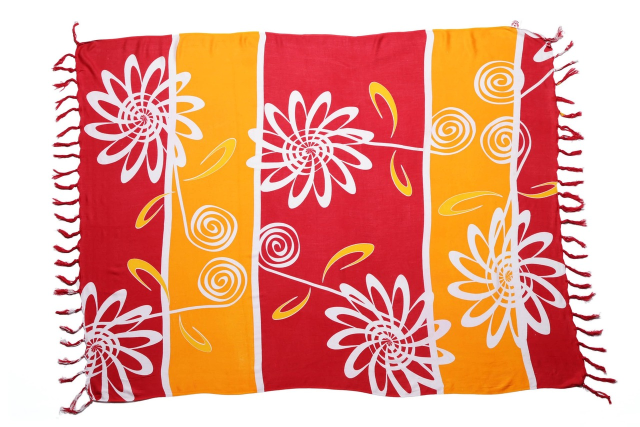
#> input picture dataset_split/test/geometric/sorted_geometric_animal_central_as_2_26.jpg, 1280 x 854 px, found by its file name (shown at 1/2 size); its folder holds 4 pictures in this run
$ python augment_data.py
#> lines starting #> are read from the running program, lines starting #| are printed output that depends on the picture
#> in augment_folder, img is the input picture: shape (854, 1280, 3); mean B, G, R 143.1, 163.1, 232.9
import cv2
import os
import numpy as np
from pathlib import Path

def augment_image(img):
    augmented = []

    # 1. Horizontal flip
    augmented.append(cv2.flip(img, 1))

    # 2. Vertical flip
    augmented.append(cv2.flip(img, 0))

    # 3. Rotate 90
    augmented.append(cv2.rotate(img, cv2.ROTATE_90_CLOCKWISE))

    # 4. Rotate 180
    augmented.append(cv2.rotate(img, cv2.ROTATE_180))

    # 5. Rotate 270
    augmented.append(cv2.rotate(img, cv2.ROTATE_90_COUNTERCLOCKWISE))

    # 6. Brightness increase
    bright = cv2.convertScaleAbs(img, alpha=1.2, beta=30)
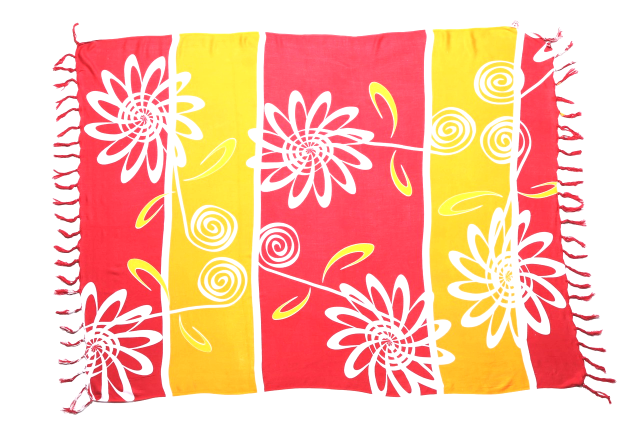
#> bright: shape (854, 1280, 3) (shown at 1/2 size); mean B, G, R 167.8, 192.4, 253
    augmented.append(bright)

    # 7. Brightness decrease
    dark = cv2.convertScaleAbs(img, alpha=0.8, beta=-30)
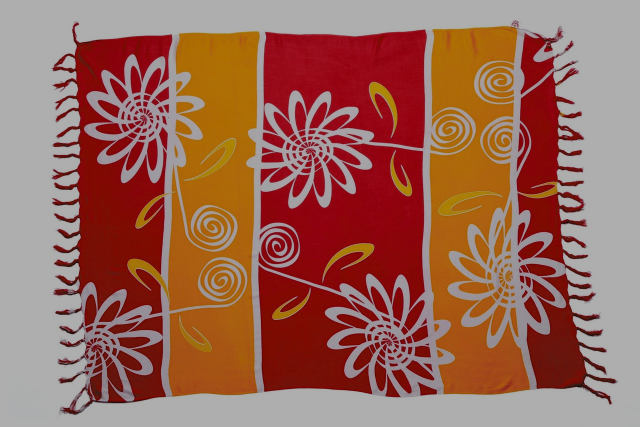
#> dark: shape (854, 1280, 3) (shown at 1/2 size); mean B, G, R 89.4, 104, 156.3
    augmented.append(dark)

    # 8. Blur
    augmented.append(cv2.GaussianBlur(img, (5, 5), 0))

    # 9. Zoom in (center crop)
    h, w = img.shape[:2]
#> h = 854; w = 1280
    crop = img[h//8:7*h//8, w//8:7*w//8]
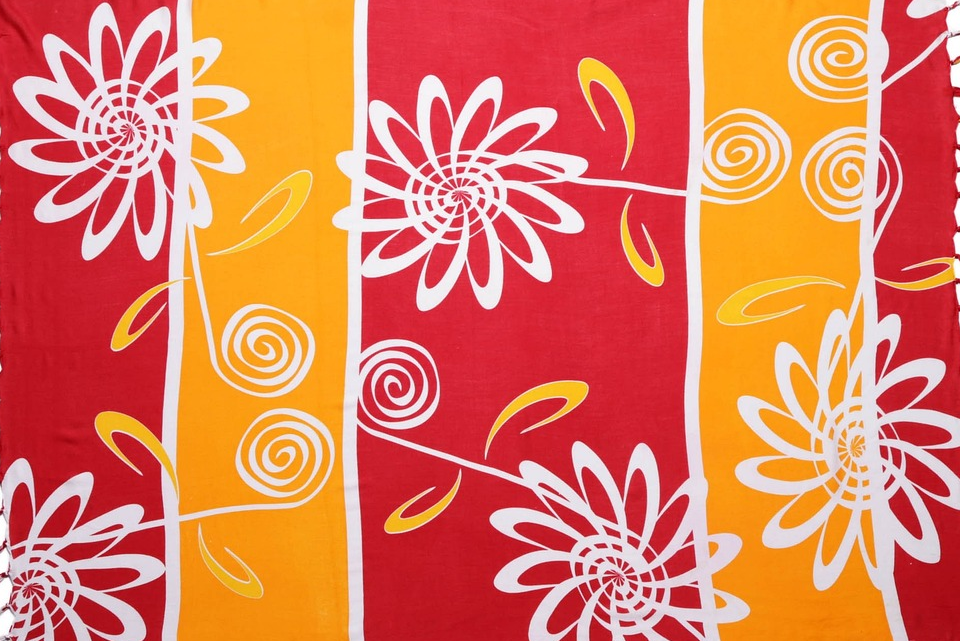
#> crop: shape (641, 960, 3); mean B, G, R 89.9, 120.9, 224.8
    augmented.append(cv2.resize(crop, (w, h)))

    return augmented

def augment_folder(folder, target=300):
    images = [f for f in os.listdir(folder)
              if f.lower().endswith(('.jpg', '.jpeg', '.png', '.webp'))
              and not os.path.isdir(os.path.join(folder, f))]

    current = len(images)
    print(f"\n{folder}: {current} images found")

    if current == 0:
        print(f"  Skipping — no images found")
        return

    if current >= target:
        print(f"  Already has {current} images, no augmentation needed")
        return

    count = 0
    i = 0
    while current + count < target:
        img_path = os.path.join(folder, images[i % len(images)])
        img = cv2.imread(img_path)
        if img is None:
            i += 1
            continue

        augmented = augment_image(img)
#> augmented = 9 items
        for j, aug_img in enumerate(augmented):
            if current + count >= target:
                break
            save_path = os.path.join(folder, f"aug_{count}_{j}.jpg")
            cv2.imwrite(save_path, aug_img)
            count += 1
#> this loop made 9 passes
#> pass 1, in augment_folder, `cv2.imwrite(save_path, aug_img)`:
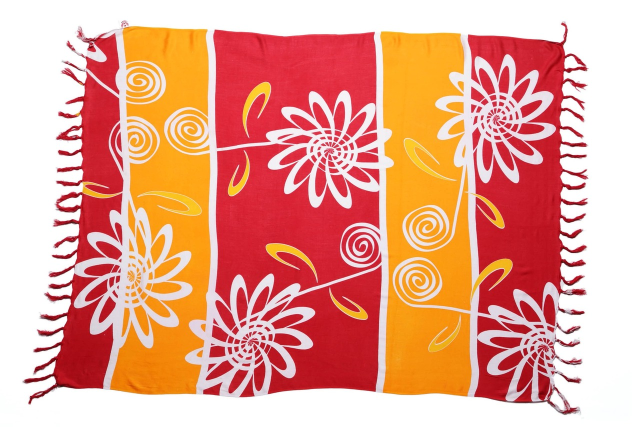
#> saved as aug_0_0.jpg: shape (854, 1280, 3) (shown at 1/2 size); mean B, G, R 143.1, 163.1, 232.9
#> pass 2, in augment_folder, `cv2.imwrite(save_path, aug_img)`:
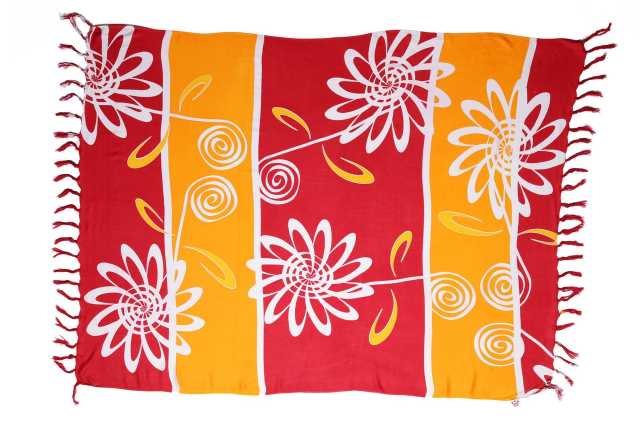
#> saved as aug_1_1.jpg: shape (854, 1280, 3) (shown at 1/2 size); mean B, G, R 143.1, 163.1, 232.9
#> after the loop, count = 9
        i += 1
#> pass 2 of the loop in augment_folder, `while current + count < target:`:
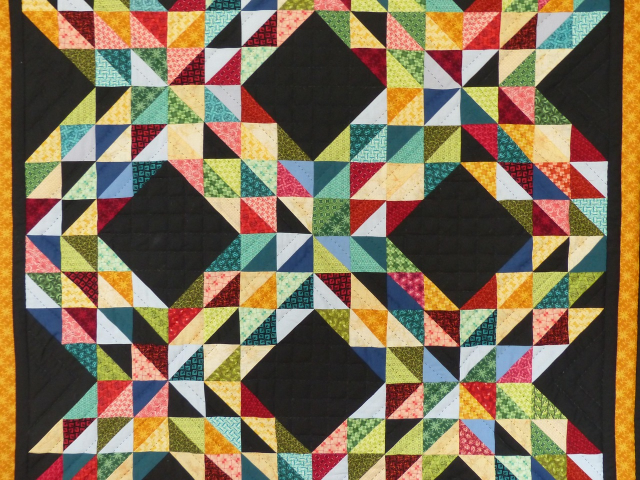
#> input picture dataset_split/test/geometric/sorted_geometric_animal_kyrgyz_car_3_25.jpg, 1280 x 960 px, found by its file name (shown at 1/2 size)
#> in augment_folder, img is the input picture: shape (960, 1280, 3); mean B, G, R 86.7, 112.9, 130
#> bright: shape (960, 1280, 3)
#> dark: shape (960, 1280, 3)
#> crop: shape (720, 960, 3)
#> the loop in augment_folder, `for j, aug_img in enumerate(augmented):` made 9 passes
#> pass 1, in augment_folder, `cv2.imwrite(save_path, aug_img)`:
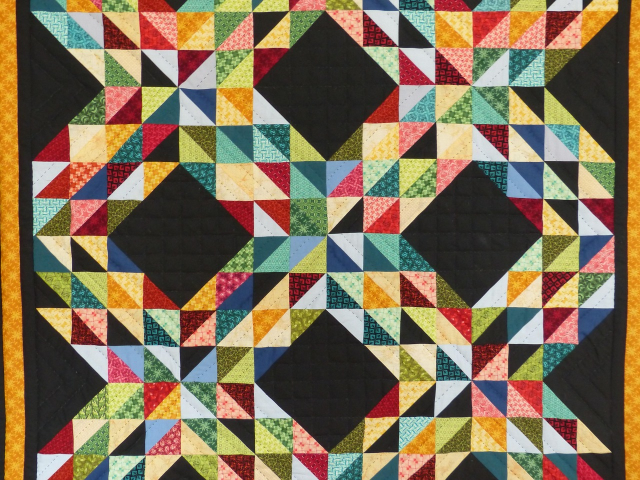
#> saved as aug_9_0.jpg: shape (960, 1280, 3) (shown at 1/2 size); mean B, G, R 86.7, 112.9, 130
#> pass 2, in augment_folder, `cv2.imwrite(save_path, aug_img)`:
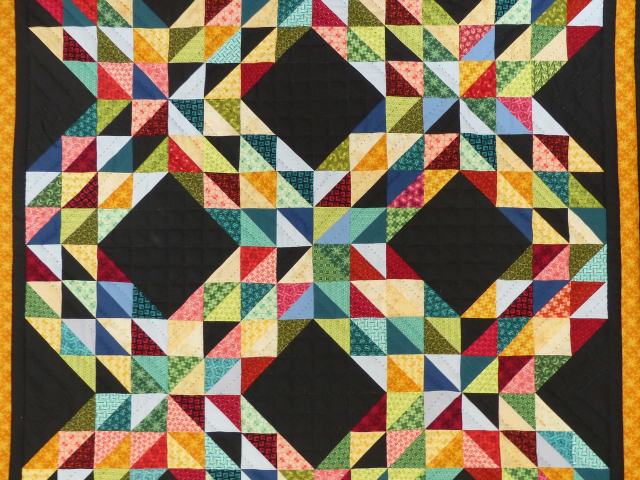
#> saved as aug_10_1.jpg: shape (960, 1280, 3) (shown at 1/2 size); mean B, G, R 86.7, 112.9, 130
#> after the loop in augment_folder, `for j, aug_img in enumerate(augmented):`: count = 18
#> pass 3 of the loop in augment_folder, `while current + count < target:`:
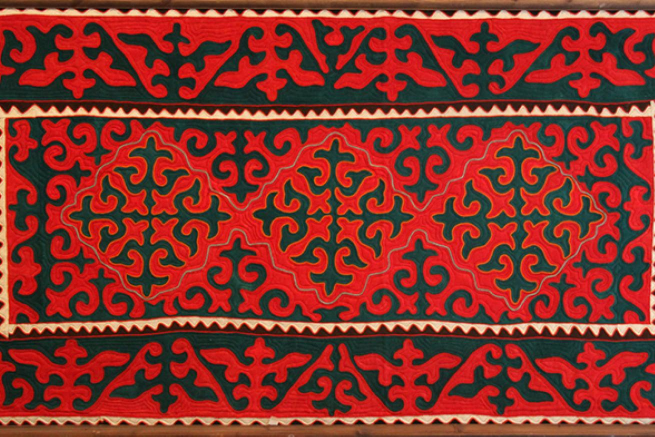
#> input picture dataset_split/test/geometric/sorted_geometric_animal_kyrgyz_horn_mot_0.jpg, 1310 x 873 px, found by its file name (shown at 1/2 size)
#> in augment_folder, img is the input picture: shape (873, 1310, 3); mean B, G, R 41.7, 50.1, 136.4
#> bright: shape (873, 1310, 3)
#> dark: shape (873, 1310, 3)
#> crop: shape (654, 983, 3)
#> the loop in augment_folder, `for j, aug_img in enumerate(augmented):` made 9 passes
#> pass 1, in augment_folder, `cv2.imwrite(save_path, aug_img)`:
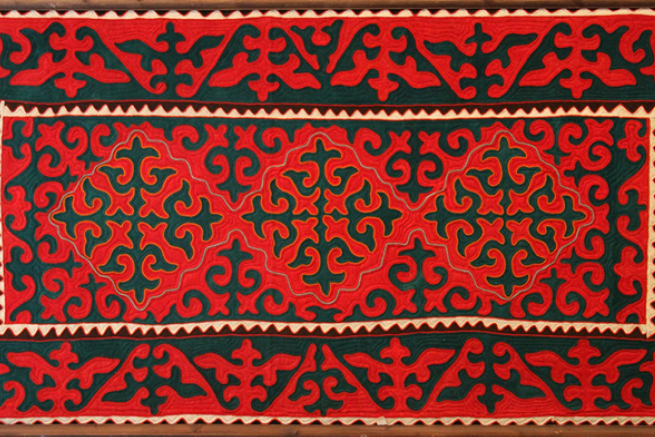
#> saved as aug_18_0.jpg: shape (873, 1310, 3) (shown at 1/2 size); mean B, G, R 41.7, 50.1, 136.4
#> pass 2, in augment_folder, `cv2.imwrite(save_path, aug_img)`:
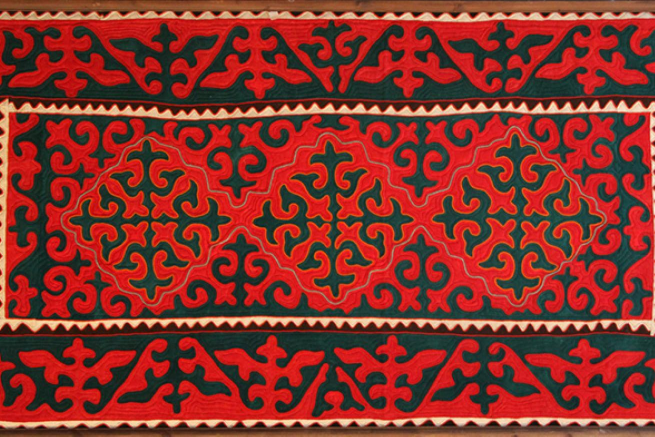
#> saved as aug_19_1.jpg: shape (873, 1310, 3) (shown at 1/2 size); mean B, G, R 41.7, 50.1, 136.4
#> after the loop in augment_folder, `for j, aug_img in enumerate(augmented):`: count = 27
#> the loop made 33 passes; the first 3 are shown

    print(f"  Created {count} new images → total: {current + count}")

if __name__ == '__main__':
    augment_folder("sorted2/geometric", target=300)
    augment_folder("sorted2/animal",    target=300)
#> (the run stopped early here; a loop or call above may not have finished)
